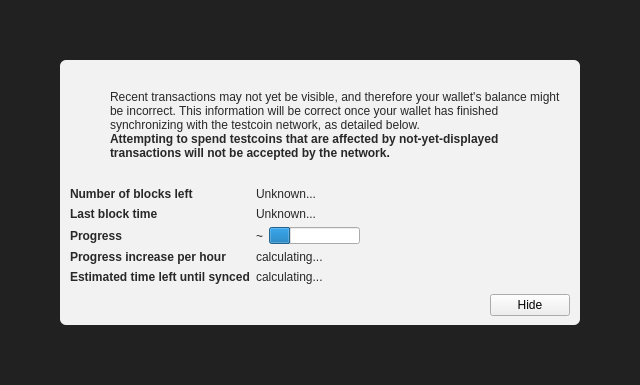
<?xml version="1.0" encoding="UTF-8"?>
<ui version="4.0">
 <class>ModalOverlay</class>
 <widget class="ModalOverlay" name="ModalOverlay">
  <property name="geometry">
   <rect>
    <x>0</x>
    <y>0</y>
    <width>640</width>
    <height>385</height>
   </rect>
  </property>
  <property name="windowTitle">
   <string>Form</string>
  </property>
  <layout class="QVBoxLayout" name="verticalLayout" stretch="0">
   <property name="sizeConstraint">
    <enum>QLayout::SetDefaultConstraint</enum>
   </property>
   <property name="leftMargin">
    <number>0</number>
   </property>
   <property name="topMargin">
    <number>0</number>
   </property>
   <property name="rightMargin">
    <number>0</number>
   </property>
   <property name="bottomMargin">
    <number>0</number>
   </property>
   <item>
    <widget class="QWidget" name="bgWidget" native="true">
     <property name="styleSheet">
      <string notr="true">#bgWidget { background: rgba(0,0,0,220); }</string>
     </property>
     <layout class="QVBoxLayout" name="verticalLayoutMain" stretch="1">
      <property name="leftMargin">
       <number>60</number>
      </property>
      <property name="topMargin">
       <number>60</number>
      </property>
      <property name="rightMargin">
       <number>60</number>
      </property>
      <property name="bottomMargin">
       <number>60</number>
      </property>
      <item>
       <widget class="QWidget" name="contentWidget" native="true">
        <property name="styleSheet">
         <string notr="true">#contentWidget { background: rgba(255,255,255,240); border-radius: 6px; }

QLabel { color: rgb(40,40,40);  }</string>
        </property>
        <layout class="QVBoxLayout" name="verticalLayoutSub" stretch="1,0,0,0">
         <property name="spacing">
          <number>0</number>
         </property>
         <property name="leftMargin">
          <number>10</number>
         </property>
         <property name="topMargin">
          <number>10</number>
         </property>
         <property name="rightMargin">
          <number>10</number>
         </property>
         <property name="bottomMargin">
          <number>10</number>
         </property>
         <item>
          <layout class="QHBoxLayout" name="horizontalLayoutIconText" stretch="0,1">
           <property name="topMargin">
            <number>20</number>
           </property>
           <item>
            <layout class="QVBoxLayout" name="verticalLayoutIcon">
             <property name="leftMargin">
              <number>0</number>
             </property>
             <item>
              <widget class="QPushButton" name="warningIcon">
               <property name="enabled">
                <bool>false</bool>
               </property>
               <property name="text">
                <string/>
               </property>
               <property name="icon">
                <iconset>
                 <normaloff>:/icons/warning</normaloff>
                 <disabledoff>:/icons/warning</disabledoff>:/icons/warning</iconset>
               </property>
               <property name="iconSize">
                <size>
                 <width>48</width>
                 <height>48</height>
                </size>
               </property>
               <property name="flat">
                <bool>true</bool>
               </property>
              </widget>
             </item>
             <item>
              <spacer name="verticalSpacerWarningIcon">
               <property name="orientation">
                <enum>Qt::Vertical</enum>
               </property>
               <property name="sizeHint" stdset="0">
                <size>
                 <width>20</width>
                 <height>40</height>
                </size>
               </property>
              </spacer>
             </item>
            </layout>
           </item>
           <item>
            <layout class="QVBoxLayout" name="verticalLayoutInfoText">
             <property name="leftMargin">
              <number>0</number>
             </property>
             <property name="topMargin">
              <number>0</number>
             </property>
             <item>
              <widget class="QLabel" name="infoText">
               <property name="text">
                <string>Recent transactions may not yet be visible, and therefore your wallet's balance might be incorrect. This information will be correct once your wallet has finished synchronizing with the testcoin network, as detailed below.</string>
               </property>
               <property name="textFormat">
                <enum>Qt::RichText</enum>
               </property>
               <property name="wordWrap">
                <bool>true</bool>
               </property>
              </widget>
             </item>
             <item>
              <widget class="QLabel" name="infoTextStrong">
               <property name="font">
                <font>
                 <weight>75</weight>
                 <bold>true</bold>
                </font>
               </property>
               <property name="text">
                <string>Attempting to spend testcoins that are affected by not-yet-displayed transactions will not be accepted by the network.</string>
               </property>
               <property name="textFormat">
                <enum>Qt::RichText</enum>
               </property>
               <property name="wordWrap">
                <bool>true</bool>
               </property>
              </widget>
             </item>
             <item>
              <spacer name="verticalSpacerInTextSpace">
               <property name="orientation">
                <enum>Qt::Vertical</enum>
               </property>
               <property name="sizeHint" stdset="0">
                <size>
                 <width>20</width>
                 <height>40</height>
                </size>
               </property>
              </spacer>
             </item>
            </layout>
           </item>
          </layout>
         </item>
         <item>
          <spacer name="verticalSpacerAfterText">
           <property name="orientation">
            <enum>Qt::Vertical</enum>
           </property>
           <property name="sizeHint" stdset="0">
            <size>
             <width>20</width>
             <height>40</height>
            </size>
           </property>
          </spacer>
         </item>
         <item>
          <layout class="QFormLayout" name="formLayout">
           <property name="fieldGrowthPolicy">
            <enum>QFormLayout::FieldsStayAtSizeHint</enum>
           </property>
           <property name="horizontalSpacing">
            <number>6</number>
           </property>
           <property name="verticalSpacing">
            <number>6</number>
           </property>
           <property name="topMargin">
            <number>10</number>
           </property>
           <item row="0" column="0">
            <widget class="QLabel" name="labelNumberOfBlocksLeft">
             <property name="font">
              <font>
               <weight>75</weight>
               <bold>true</bold>
              </font>
             </property>
             <property name="text">
              <string>Number of blocks left</string>
             </property>
            </widget>
           </item>
           <item row="0" column="1">
            <widget class="QLabel" name="numberOfBlocksLeft">
             <property name="text">
              <string>Unknown...</string>
             </property>
            </widget>
           </item>
           <item row="1" column="0">
            <widget class="QLabel" name="labelLastBlockTime">
             <property name="font">
              <font>
               <weight>75</weight>
               <bold>true</bold>
              </font>
             </property>
             <property name="text">
              <string>Last block time</string>
             </property>
            </widget>
           </item>
           <item row="1" column="1">
            <widget class="QLabel" name="newestBlockDate">
             <property name="sizePolicy">
              <sizepolicy hsizetype="Maximum" vsizetype="Preferred">
               <horstretch>0</horstretch>
               <verstretch>0</verstretch>
              </sizepolicy>
             </property>
             <property name="text">
              <string>Unknown...</string>
             </property>
            </widget>
           </item>
           <item row="2" column="0">
            <widget class="QLabel" name="labelSyncDone">
             <property name="font">
              <font>
               <weight>75</weight>
               <bold>true</bold>
              </font>
             </property>
             <property name="text">
              <string>Progress</string>
             </property>
            </widget>
           </item>
           <item row="2" column="1">
            <layout class="QHBoxLayout" name="horizontalLayoutSync" stretch="0,1">
             <item>
              <widget class="QLabel" name="percentageProgress">
               <property name="text">
                <string notr="true">~</string>
               </property>
              </widget>
             </item>
             <item>
              <widget class="QProgressBar" name="progressBar">
               <property name="value">
                <number>24</number>
               </property>
               <property name="format">
                <string/>
               </property>
              </widget>
             </item>
            </layout>
           </item>
           <item row="4" column="0">
            <widget class="QLabel" name="labelProgressIncrease">
             <property name="font">
              <font>
               <weight>75</weight>
               <bold>true</bold>
              </font>
             </property>
             <property name="text">
              <string>Progress increase per hour</string>
             </property>
            </widget>
           </item>
           <item row="4" column="1">
            <widget class="QLabel" name="progressIncreasePerH">
             <property name="text">
              <string>calculating...</string>
             </property>
            </widget>
           </item>
           <item row="5" column="0">
            <widget class="QLabel" name="labelEstimatedTimeLeft">
             <property name="font">
              <font>
               <weight>75</weight>
               <bold>true</bold>
              </font>
             </property>
             <property name="text">
              <string>Estimated time left until synced</string>
             </property>
            </widget>
           </item>
           <item row="5" column="1">
            <widget class="QLabel" name="expectedTimeLeft">
             <property name="text">
              <string>calculating...</string>
             </property>
            </widget>
           </item>
          </layout>
         </item>
         <item>
          <layout class="QHBoxLayout" name="horizontalLayoutButtons">
           <property name="leftMargin">
            <number>10</number>
           </property>
           <property name="topMargin">
            <number>10</number>
           </property>
           <item>
            <spacer name="horizontalSpacer">
             <property name="orientation">
              <enum>Qt::Horizontal</enum>
             </property>
             <property name="sizeHint" stdset="0">
              <size>
               <width>40</width>
               <height>20</height>
              </size>
             </property>
            </spacer>
           </item>
           <item>
            <widget class="QPushButton" name="closeButton">
             <property name="text">
              <string>Hide</string>
             </property>
            </widget>
           </item>
          </layout>
         </item>
        </layout>
       </widget>
      </item>
     </layout>
    </widget>
   </item>
  </layout>
 </widget>
 <customwidgets>
  <customwidget>
   <class>ModalOverlay</class>
   <extends>QWidget</extends>
   <header>qt/modaloverlay.h</header>
   <container>1</container>
  </customwidget>
 </customwidgets>
 <resources/>
 <connections/>
</ui>
